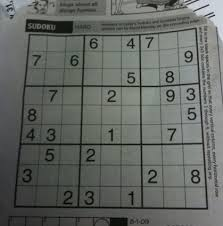
#> input picture p0623/images/dave.jpg, 223 x 226 px
$ python 07_edge_detection.py   (older library calls are emulated)
#> lines starting #> are read from the running program, lines starting #| are printed output that depends on the picture
"""
Edge detection
- sobel&Scharr Filter : Gaussian smoothing과 미분을 이용한 방법
노이즈가 있는 이미지에 적용하는 것이 좋다. x, y축을 미분하는 방법으로 경계값을 계산
?? ? ?
- Laplacian 함수 : 이미지의 가로 세로에 대한 Gradient를 2차 미분한 값
"""

import cv2
from matplotlib import pyplot as plt

img = cv2.imread('images/dave.jpg')
#> img is the input picture: shape (226, 223, 3); mean B, G, R 99.1, 103.3, 99.8
canny = cv2.Canny(img, 30, 70)
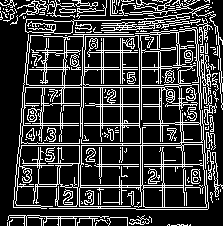
#> canny: shape (226, 223); 22.9% white in thin lines or dots

laplacian = cv2.Laplacian(img, cv2.CV_8U)
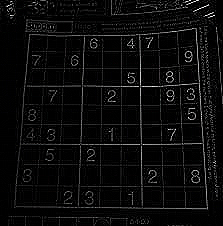
#> laplacian: shape (226, 223, 3); mean B, G, R 11.2, 11.2, 11.2
sobelx = cv2.Sobel(img, cv2.CV_8U, 1, 0, ksize=3)
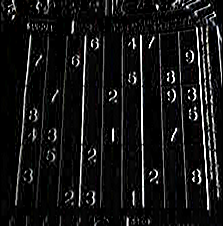
#> sobelx: shape (226, 223, 3); mean B, G, R 21.6, 21.5, 21.5
sobely = cv2.Sobel(img, cv2.CV_8U, 0, 1, ksize=3)
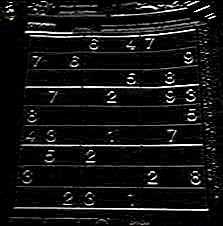
#> sobely: shape (226, 223, 3); mean B, G, R 20.1, 20.1, 20.1

images = [img, laplacian, sobelx, sobely, canny]
titles = ['Original', 'Laplacian', 'Sobel X', 'Sobel Y', 'Canny']

for i in range(5):
    plt.subplot(2, 3, i+1),plt.imshow(images[i]),plt.title([titles[i]])
    plt.xticks([]),plt.yticks([])

plt.show()
#> figure, not shown here; B, G, R data is drawn as R, G, B
